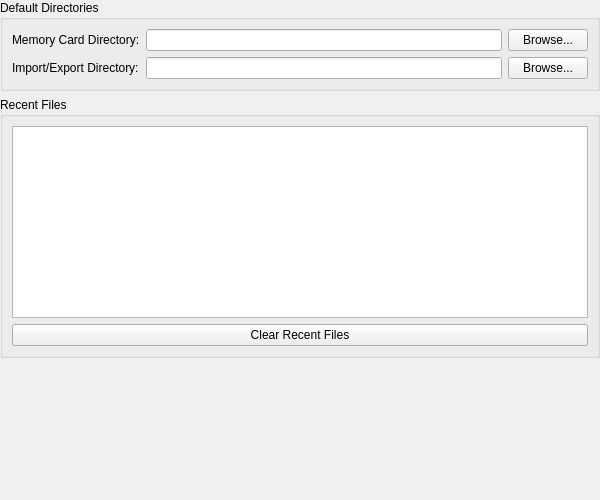
<?xml version="1.0" encoding="UTF-8"?>
<ui version="4.0">
<!--
SPDX-FileCopyrightText: 2002-2026 PCSX2 Dev Team
SPDX-License-Identifier: GPL-3.0+
Portions of this file are adapted from PCSX2
https://github.com/PCSX2/pcsx2
-->
 <class>FilesSettingsWidget</class>
 <widget class="QWidget" name="FilesSettingsWidget">
  <property name="geometry">
   <rect>
    <x>0</x>
    <y>0</y>
    <width>600</width>
    <height>500</height>
   </rect>
  </property>
  <layout class="QVBoxLayout" name="verticalLayout">
   <property name="leftMargin">
    <number>0</number>
   </property>
   <property name="topMargin">
    <number>0</number>
   </property>
   <property name="rightMargin">
    <number>0</number>
   </property>
   <property name="bottomMargin">
    <number>0</number>
   </property>
   <item>
    <widget class="QGroupBox" name="filesGroup">
     <property name="title">
      <string>Default Directories</string>
     </property>
     <layout class="QFormLayout" name="formLayout">
      <item row="0" column="0">
       <widget class="QLabel" name="memCardLabel">
        <property name="text">
         <string>Memory Card Directory:</string>
        </property>
        <property name="buddy">
         <cstring>memoryCardPathEdit</cstring>
        </property>
       </widget>
      </item>
      <item row="0" column="1">
       <layout class="QHBoxLayout" name="pathLayout">
        <item>
         <widget class="QLineEdit" name="memoryCardPathEdit">
          <property name="readOnly">
           <bool>true</bool>
          </property>
         </widget>
        </item>
        <item>
         <widget class="QPushButton" name="browseButton">
          <property name="text">
           <string>Browse...</string>
          </property>
         </widget>
        </item>
       </layout>
      </item>
      <item row="1" column="0">
       <widget class="QLabel" name="importExportLabel">
        <property name="text">
         <string>Import/Export Directory:</string>
        </property>
        <property name="buddy">
         <cstring>importExportPathEdit</cstring>
        </property>
       </widget>
      </item>
      <item row="1" column="1">
       <layout class="QHBoxLayout" name="importExportLayout">
        <item>
         <widget class="QLineEdit" name="importExportPathEdit">
          <property name="readOnly">
           <bool>true</bool>
          </property>
         </widget>
        </item>
        <item>
         <widget class="QPushButton" name="browseImportExportButton">
          <property name="text">
           <string>Browse...</string>
          </property>
         </widget>
        </item>
       </layout>
      </item>
     </layout>
    </widget>
   </item>
   <item>
    <widget class="QGroupBox" name="recentFilesGroup">
     <property name="title">
      <string>Recent Files</string>
     </property>
     <layout class="QVBoxLayout" name="verticalLayout2">
      <item>
       <widget class="QListWidget" name="recentFilesList"/>
      </item>
      <item>
       <widget class="QPushButton" name="clearRecentButton">
        <property name="text">
         <string>Clear Recent Files</string>
        </property>
       </widget>
      </item>
     </layout>
    </widget>
   </item>
   <item>
    <spacer name="verticalSpacer">
     <property name="orientation">
      <enum>Qt::Orientation::Vertical</enum>
     </property>
     <property name="sizeHint" stdset="0">
      <size>
       <width>20</width>
       <height>40</height>
      </size>
     </property>
    </spacer>
   </item>
  </layout>
 </widget>
 <tabstops>
  <tabstop>memoryCardPathEdit</tabstop>
  <tabstop>browseButton</tabstop>
  <tabstop>importExportPathEdit</tabstop>
  <tabstop>browseImportExportButton</tabstop>
  <tabstop>recentFilesList</tabstop>
  <tabstop>clearRecentButton</tabstop>
 </tabstops>
 <resources/>
 <connections/>
</ui>
